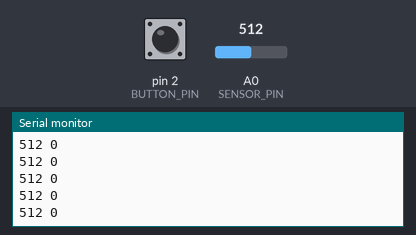
The sketch below on a simulated Arduino Uno, built with avr-gcc and run on an emulated ATmega328P. On the bench: the last lines printed to the serial monitor. The test bench sets the inputs (shaded band); at power-on: A0 (SENSOR_PIN) = 512, pin 2 (BUTTON_PIN) HIGH.

Above: at 14.3 s.
14.4 s: A0 (SENSOR_PIN) set to 989
At 15.3 s:
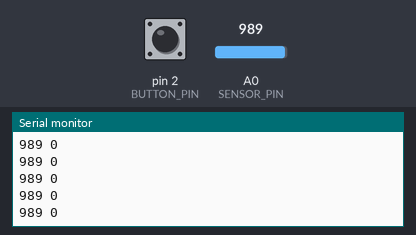
17.4 s: A0 (SENSOR_PIN) set to 1009
At 18.0 s:
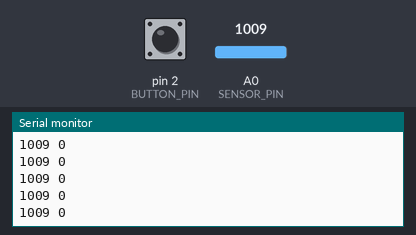
Timing chart, 0 to 18.3 s (numbered marks = the images above; inputs shaded):
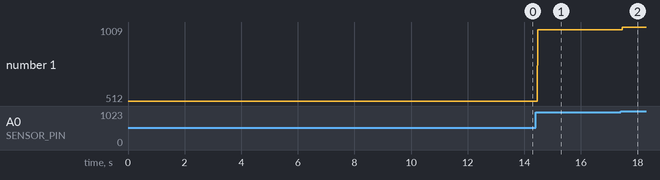

Measured:
- after the input at 14.4 s, the serial monitor: prints a new line after 0.07 s (image 1)
- after the input at 17.4 s, the serial monitor: prints a new line after 0.07 s (image 2)
- plotted number 1: 512 → 989 after the input at 14.4 s, 989 → 1009 after the input at 17.4 s

The sketch:

Quest_3_2.ino
```cpp
/*
 * Nicolas Aguirre
 * Quest 3.2
 */

const int SENSOR_PIN = A0;
const int BUTTON_PIN = 2;

int sensorValue = 0;
int buttonValue = 0;

void setup() {
  Serial.begin(9600);
  pinMode(SENSOR_PIN, INPUT);
  pinMode(BUTTON_PIN, INPUT_PULLUP);
}


void loop() {
  sensorValue = analogRead(SENSOR_PIN);
  buttonValue = digitalRead(BUTTON_PIN);
  Serial.print(sensorValue);
  Serial.print(" ");
  Serial.print(buttonValue == HIGH ? 0 : 1);
  Serial.println();
  delay(5);

}
```
